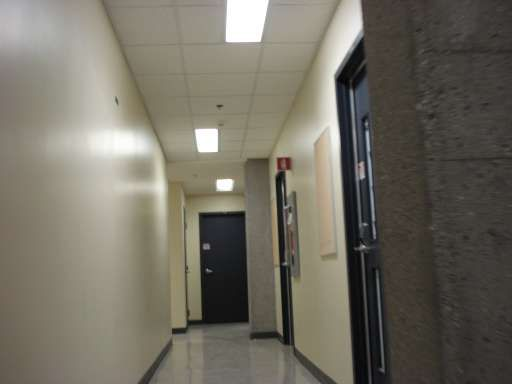
#> input picture src/rtabmap_ros/launch/data/demo_appearance/41.jpg, 512 x 384 px, found by its file name
$ python talker.py
#> lines starting #> are read from the running program, lines starting #| are printed output that depends on the picture; after the words box and inside, x2 and y2 are one past the last pixel; in counts of white or black regions, pixels touching at a corner belong together
import cv2
home = "/home/ayumi/Documents/tohoku_uni/CLOVERs/images/all_rgb/"
img = cv2.imread(home+"41"+".jpg")
#> img is the input picture: shape (384, 512, 3); mean B, G, R 98.6, 110, 114.4
img = cv2.circle(img, (294, 144), 15, (255, 0, 0),
                 thickness=3, lineType=cv2.LINE_AA)
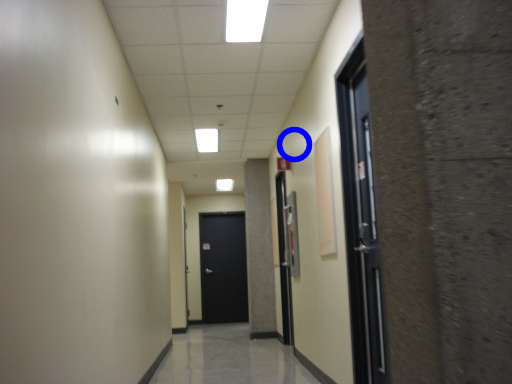
#> img: shape (384, 512, 3); 0.34% of pixels changed, all inside (x1, y1, x2, y2) = (276, 126, 313, 163)
cv2.imshow("confirm", img)


cv2.waitKey(0)

$ run again, with src/rtabmap_ros/launch/data/demo_appearance/1.jpg copied over src/rtabmap_ros/launch/data/demo_appearance/41.jpg
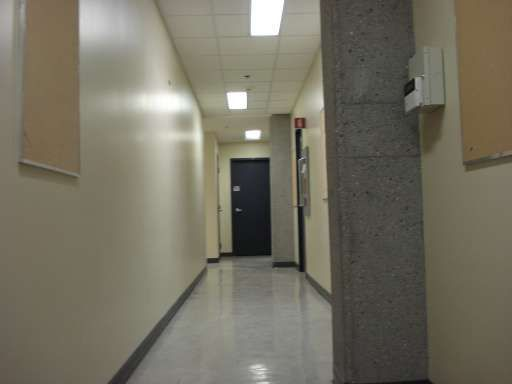
#> input picture src/rtabmap_ros/launch/data/demo_appearance/1.jpg, 512 x 384 px, found by its file name
#> img is the input picture: shape (384, 512, 3); mean B, G, R 97.8, 112.3, 116.6
#> `img = cv2.circle(img, (294, 144), 15, (255, 0, 0), thickness=3, lineTy..`:
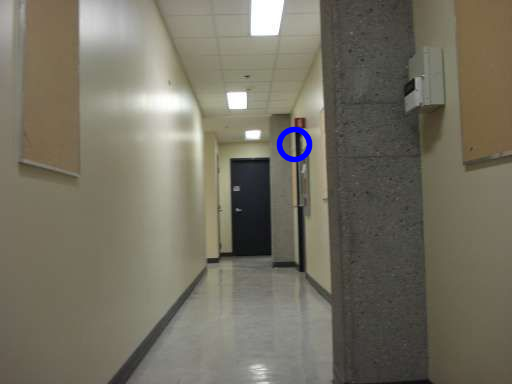
#> img: shape (384, 512, 3); 0.34% of pixels changed, all inside (x1, y1, x2, y2) = (276, 126, 313, 163)

$ run again, with src/rtabmap_ros/launch/data/demo_appearance/10.jpg copied over src/rtabmap_ros/launch/data/demo_appearance/41.jpg
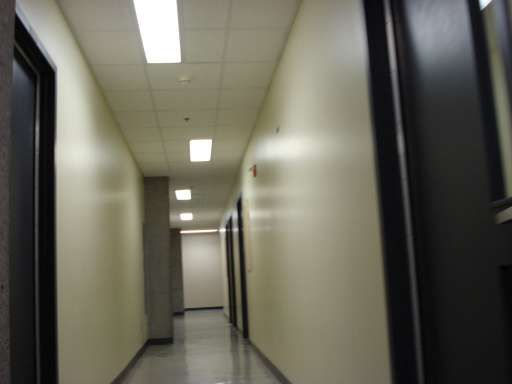
#> input picture src/rtabmap_ros/launch/data/demo_appearance/10.jpg, 512 x 384 px, found by its file name
#> img is the input picture: shape (384, 512, 3); mean B, G, R 89.1, 101.4, 103.7
#> `img = cv2.circle(img, (294, 144), 15, (255, 0, 0), thickness=3, lineTy..`:
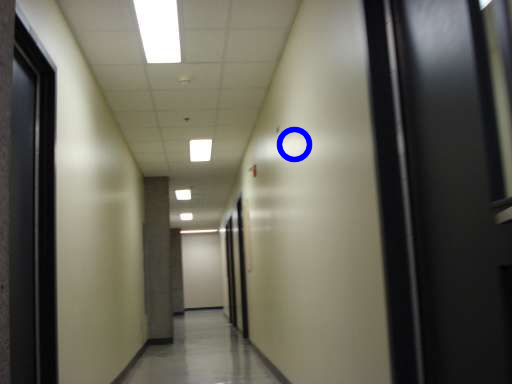
#> img: shape (384, 512, 3); 0.34% of pixels changed, all inside (x1, y1, x2, y2) = (276, 126, 313, 163)

$ run again, with src/rtabmap_ros/launch/data/demo_appearance/11.jpg copied over src/rtabmap_ros/launch/data/demo_appearance/41.jpg
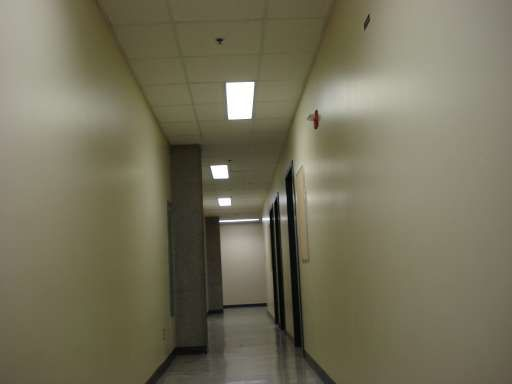
#> input picture src/rtabmap_ros/launch/data/demo_appearance/11.jpg, 512 x 384 px, found by its file name
#> img is the input picture: shape (384, 512, 3); mean B, G, R 90.3, 112.3, 116.7
#> `img = cv2.circle(img, (294, 144), 15, (255, 0, 0), thickness=3, lineTy..`:
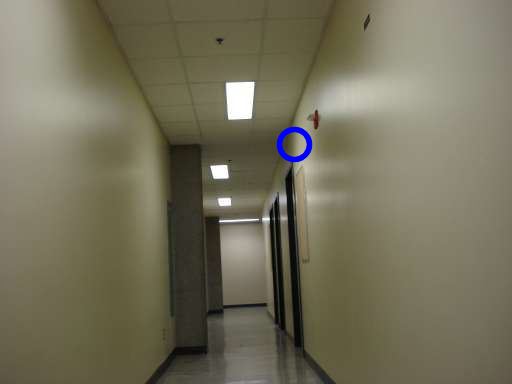
#> img: shape (384, 512, 3); 0.34% of pixels changed, all inside (x1, y1, x2, y2) = (276, 126, 313, 163)
